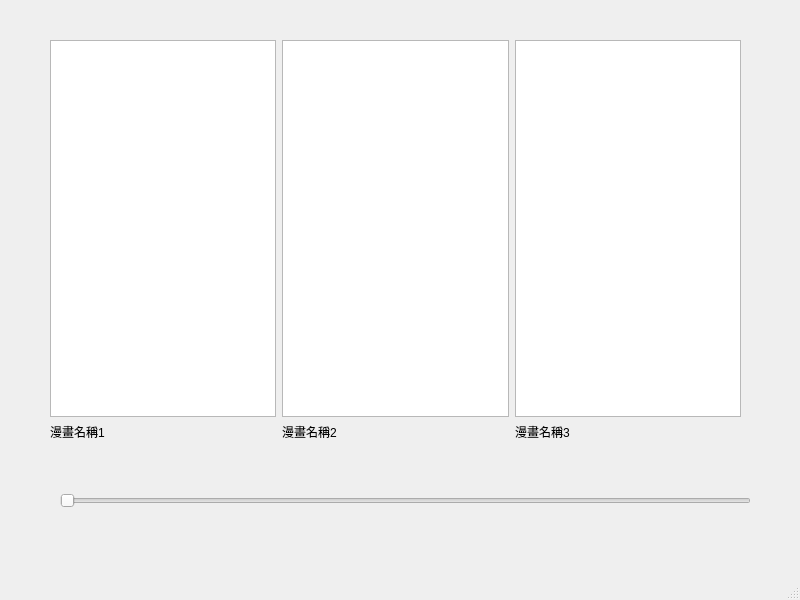
<?xml version="1.0" encoding="UTF-8"?>
<ui version="4.0">
 <class>MainWindow</class>
 <widget class="QMainWindow" name="MainWindow">
  <property name="geometry">
   <rect>
    <x>0</x>
    <y>0</y>
    <width>800</width>
    <height>600</height>
   </rect>
  </property>
  <property name="windowTitle">
   <string>MainWindow</string>
  </property>
  <widget class="QWidget" name="centralwidget">
   <widget class="QWidget" name="horizontalLayoutWidget">
    <property name="geometry">
     <rect>
      <x>50</x>
      <y>40</y>
      <width>691</width>
      <height>401</height>
     </rect>
    </property>
    <layout class="QHBoxLayout" name="horizontalLayout">
     <item>
      <layout class="QVBoxLayout" name="verticalLayout">
       <item>
        <widget class="QGraphicsView" name="graphicsView"/>
       </item>
       <item>
        <widget class="QLabel" name="label">
         <property name="text">
          <string>漫畫名稱1</string>
         </property>
        </widget>
       </item>
      </layout>
     </item>
     <item>
      <layout class="QVBoxLayout" name="verticalLayout_3">
       <item>
        <widget class="QGraphicsView" name="graphicsView_3"/>
       </item>
       <item>
        <widget class="QLabel" name="label_3">
         <property name="text">
          <string>漫畫名稱2</string>
         </property>
        </widget>
       </item>
      </layout>
     </item>
     <item>
      <layout class="QVBoxLayout" name="verticalLayout_2">
       <item>
        <widget class="QGraphicsView" name="graphicsView_2"/>
       </item>
       <item>
        <widget class="QLabel" name="label_2">
         <property name="text">
          <string>漫畫名稱3</string>
         </property>
        </widget>
       </item>
      </layout>
     </item>
    </layout>
   </widget>
   <widget class="QSlider" name="horizontalSlider">
    <property name="geometry">
     <rect>
      <x>60</x>
      <y>490</y>
      <width>691</width>
      <height>21</height>
     </rect>
    </property>
    <property name="orientation">
     <enum>Qt::Horizontal</enum>
    </property>
   </widget>
  </widget>
  <widget class="QStatusBar" name="statusbar"/>
 </widget>
 <resources/>
 <connections/>
</ui>
